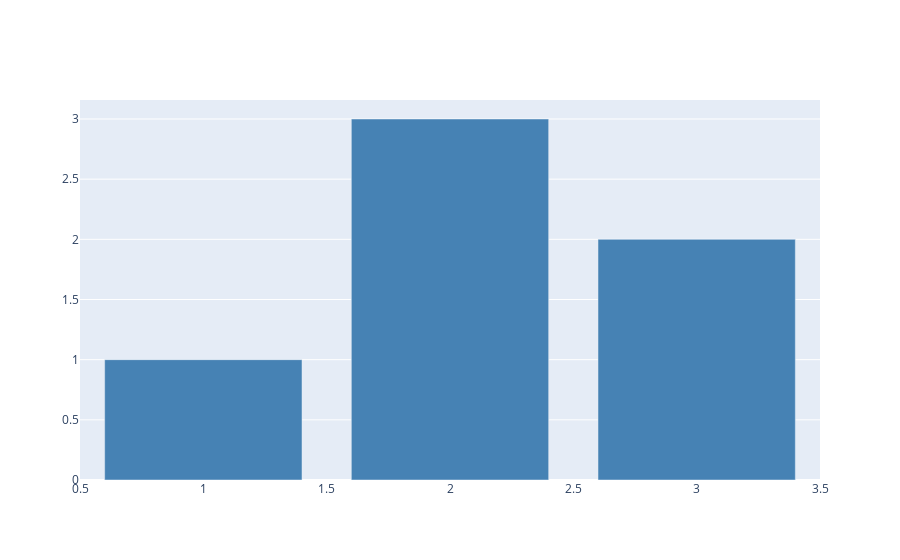

Notebook cell for this chart:
### Markdown cell above
1.1 **Adding Traces**:

New traces can be added to a graph object figure using the `add_trace()` method. This method accepts a graph object trace (an instance of `go.Scatter`, `go.Bar`, etc.) and adds it to the figure. This allows you to start with an empty figure, and add traces to it sequentially. The `append_trace()` method does the same thing, although it does not return the figure.

### Code cell
import plotly.graph_objects as go

fig = go.Figure()  # creating a figure object

fig.add_trace(go.Bar(x=[1, 2, 3], y=[1, 3, 2], marker= { 'color': 'steelblue'}))  # adding a trace to that object

fig.show()

### Figure 1 — Plotly figure (JSON) as saved in the notebook; plotly's stock layout.template omitted (floating-point values rounded to 4 significant figures)
{"data": [{"marker": {"color": "steelblue"}, "type": "bar", "x": [1, 2, 3], "y": [1, 3, 2]}], "layout": {}}
